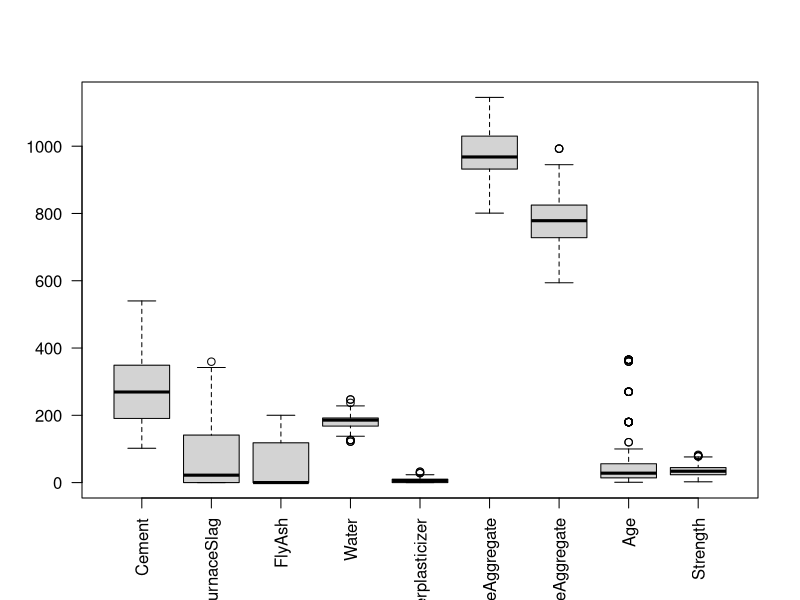
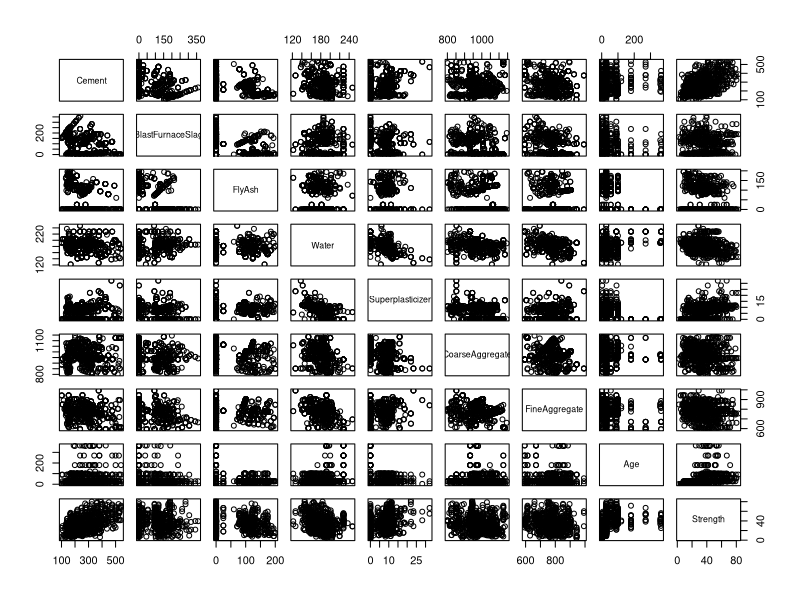
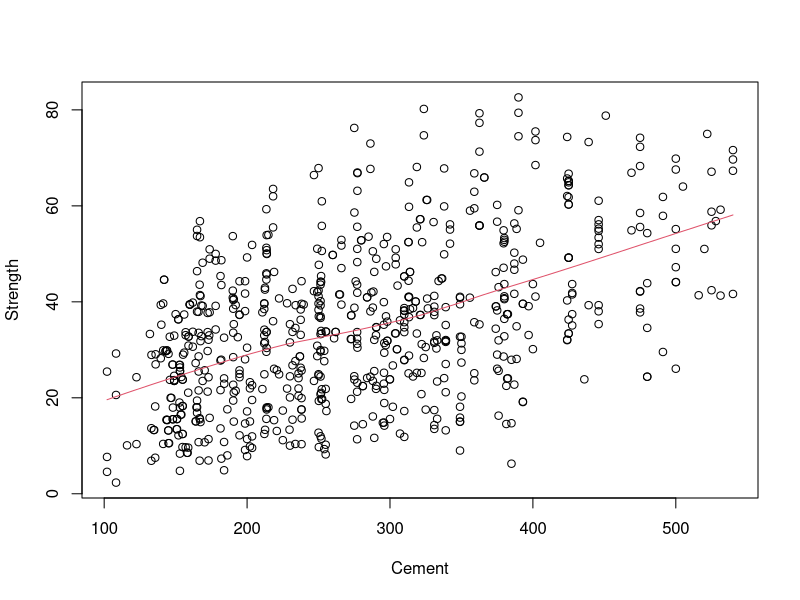
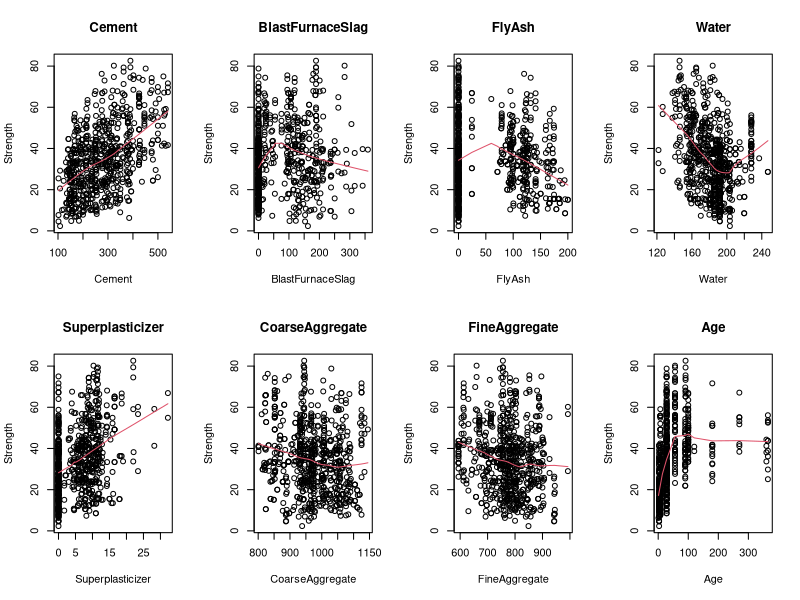
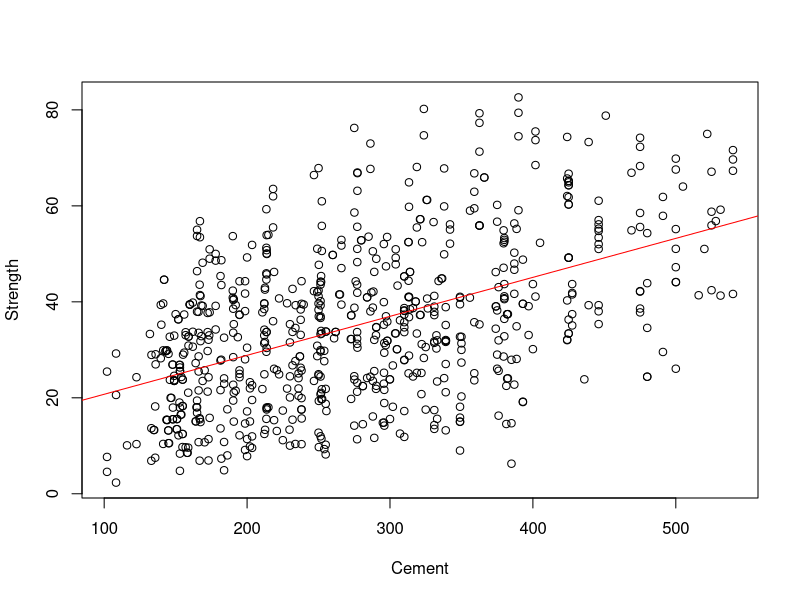
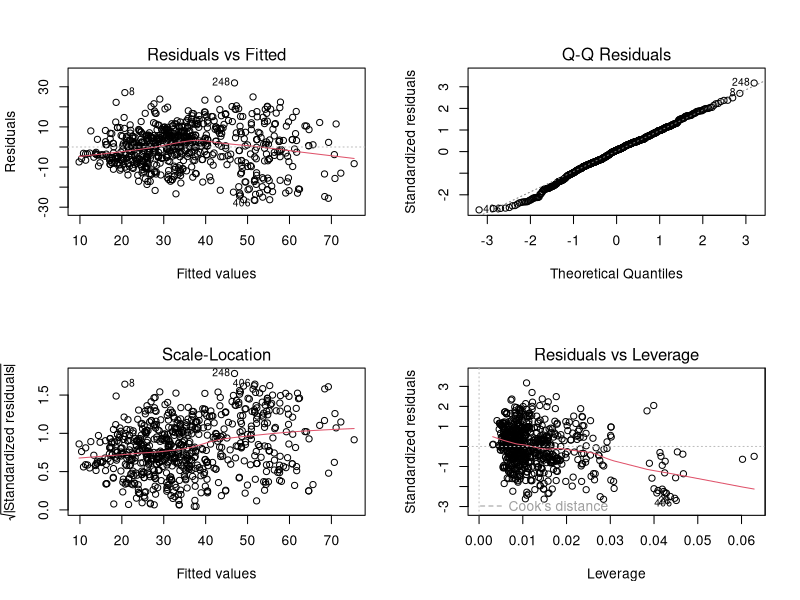
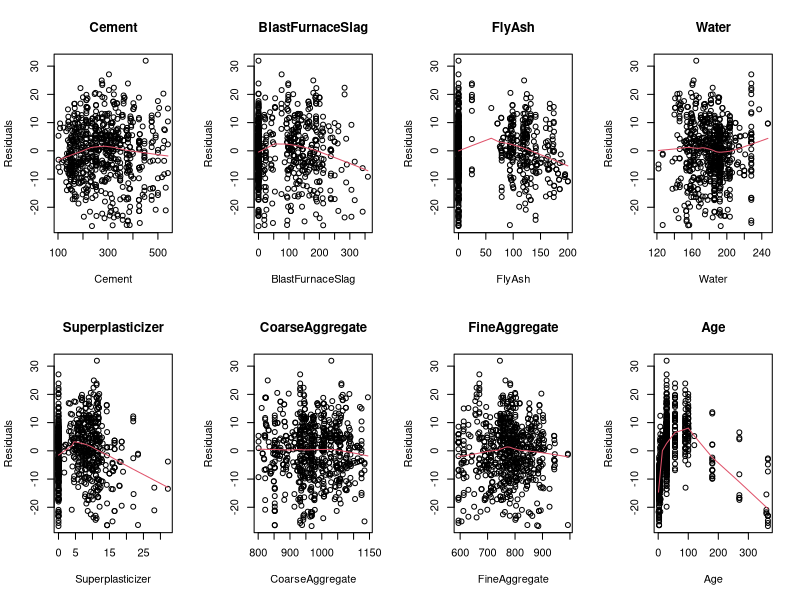

These charts were generated, in order, by the following R code: (Note: this script raises an error after producing the figures.)
############################################################
#
# MBD - Modelo lineal
#
############################################################



############################################################
# Lectura de datos y descriptiva
############################################################
##-- Lectura de los datos
setwd('...')
datos <- read.table('Concrete_train.txt',sep="\t",header=TRUE)

##--Inspeccion de los datos
dim(datos)                  # num filas y columnas
View(datos)                 # ver datos
summary(datos)              # descriptiva de todas las variables 
boxplot(datos,las=2)        # boxplot de todas las variables

##-- Explorar todos los pares de datos
pairs(datos)                # descriptiva bivariante


##-- Descriptiva bivariante para la variable cemento
plot(Strength~Cement,datos)                       # puntos
with(datos,lines(lowess(Strength~Cement),col=2))  # estimacion no parametrica de la relacion

##-- Descriptiva bivariante para todas las variables
par(mfrow=c(2,4))
for(i in 1:8){
  plot(datos$Strength~datos[,i],main=names(datos)[i],xlab=names(datos)[i],ylab="Strength")
  with(datos,lines(lowess(Strength~datos[,i]),col=2))
}

############################################################
# Ajuste del modelo lineal simple
############################################################
mod.lm0 <- lm(Strength~Cement,datos)
summary(mod.lm0)
## residuals = descriptiva de los residuos (errores)
## Estimate = coeficientos del termino independiente (intercept) y el cemento. Por cada unidad de cemento que yo anada la dureza aumenta en 0.08 uds con un error +- 0.005
# t-value: la division de las dos primeras columnas, nos interesa que sea grande.
# pr valor como es muy pequeno descartamos la hipotesis nula es decir que sea 0, es decir que el cemento está influyendo sobre la respuesta. Nos aseguramos que no es un coeficiente igual a 0, es decir que no tienen ningun impacto en la dureza
# residual standard error: como una media de los residuos, lo que espero equivocarme utilizando el modelo
# R2: cerca de 0 no explica nada, cerca del 1 explica mucho. Considerando que tenemos una unica variable un 0.25 esta bastante bien, podemos explicar en un 25% la dureza segun el cemento
# F-static: si el modelo en general explica algo o no, 

par(mfrow=c(1,1))
plot(Strength~Cement,datos)
abline(mod.lm0,col="red") #linea completamente recta utilizando el modelo lm0

############################################################
# Ajuste del modelo multivariado
############################################################
mod.lm1 <- lm(Strength~Cement + BlastFurnaceSlag + FlyAsh +      
                       Water + Superplasticizer + CoarseAggregate +
                       FineAggregate + Age,datos)                   # Ajuste del modelo
mod.lm1 <- lm(Strength~.,datos)                                     # Instruccion equivalente a la anterior
mod.lm1                                                             # Ver coeficientes
summary(mod.lm1)                                                    # Resumen del modelo

############################################################
# Seleccion de variables 
############################################################
mod.lm2 <- step(mod.lm1)                   # Seleccionar variables
## Observamos el AIC por cada variable que quitamos al modelo, observamos que si NO quitamos ninguna tenemos el valor más pequeno del AIC, que es lo que buscamos

summary(mod.lm2)                           # Modelo con variables seleccionadas

############################################################
# Validacion de las premisas
############################################################
par(mfrow=c(2,2))                          # ventana para 4 gr?ficos
plot(mod.lm2)                              # graficos para valorar premisas

## Vemos que la homestecidiad no se cumple 

############################################################
# Nueva descriptiva
############################################################
## Alternativa 1. Residuos versus variables predictoras
par(mfrow=c(2,4))
for(i in 1:8){
  plot(resid(mod.lm2)~datos[,i],main=names(datos)[i],xlab=names(datos)[i],ylab="Residuals")
  with(datos,lines(lowess(resid(mod.lm2)~datos[,i]),col=2))
}

## Alternativa 2. Residuos versus variables predictoras
# Instalacion del paquete car
install.packages('car')
library(car)
residualPlots(mod.lm2)
## Si el pvalor es menor a 0.05 significa que la caracteristica es significativa. Vemos que water y coarseaggregate no aplican

############################################################
# Transformaciones polinomicas sobre las predictoras con poly 
############################################################
##- Con poly se incluyen terminos polinomicos de orden mayor
mod.lm4 <- lm(Strength ~ poly(Cement,2) + poly(BlastFurnaceSlag,2) + poly(FlyAsh,2)+
                         poly(Water,2) + poly(Superplasticizer,2) + CoarseAggregate +
                         poly(FineAggregate,2) + poly(Age,2),datos) # generamos el nuevo modelo con las transformaciones
summary(mod.lm4)

mod.lm5 <- step(mod.lm4)
summary(mod.lm5)

############################################################
# Colinealidad
############################################################
vif(mod.lm5)     # Valores superiores a 5 indica variables que se han de eliminar

############################################################
# Validacion 
############################################################
par(mfrow=c(2,2))
plot(mod.lm5)
residualPlots(mod.lm5)

############################################################
# Transformacion Boxcox sobre la respuesta
############################################################
##-- Calculamos la lambda para la transformacion Boxcox
par(mfrow=c(1,1))
bc <- boxCox(mod.lm5)
bc
bc$x[which.max(bc$y)]
## lambda optima la cual vamos a elevar las variables resultado (dureza) a esta lambda 
lamb <- bc$x[which.max(bc$y)]  
datos$Strength2 <- datos$Strength^lamb
mod.lm6 <- lm(Strength2~poly(Cement,2) + poly(BlastFurnaceSlag,2) + poly(FlyAsh,2) +
                        poly(Water,2) + poly(Superplasticizer,2) +
                        poly(FineAggregate,2) + poly(Age,2), datos)
summary(mod.lm6)

############################################################
# Validacion 
############################################################
par(mfrow=c(2,2))
plot(mod.lm6)
## Vemos que corregimos los problemas de normalidad, pero que seguimos teniendo parabola homesteicedad
## Nos quedariamos con el modelo 5, que es mas simple y no deteriora ninguna premisa. A parte de que la R2 se mantiene practicamente igual.

## Y transformaciones logaritmicas sobre las predictoras? Probadlo en casa!

############################################################
# Observaciones influyentes
############################################################
influenceIndexPlot(mod.lm5)           # Las observaciones 81, 147 tienen mucha influencia a posteriori. La 248 est? muy mal explicada por el modelo. La 65 y 81 tienen mucha influencia a priori.
## La distancia de cook se cbasa en mirar como es el modelo ponen. Vemos que hay unos 3 puntos influyentes. Puntos que influyen mucho en el modelo
## residuals: No hay ningun punto que destaque, solo uno que tiene un residuo de practicamente 4, cuando deberian oscilar entre -2 y 2, pero ya esta.
## p-valor: vemos que ninguno llega al 0.05, solo el de 0.1 que coincide con el anterior.

par(mfrow=c(1,1))
influencePlot(mod.lm5)                # Eliminar las 2 mas influyentes a posteriori (81 y 147) y la peor explicada (248)
obs.rm <- c(81,147,248)
View(datos[obs.rm,])
col.points <- rep(rgb(0,0,0,0.1),nrow(datos))        # Vector de colores
col.points[obs.rm] <- 2:4                            # Colores distintos para las observaciones influyentes
pairs(datos[,-10],col=col.points,pch=19,cex=0.8)     # Dibujo por pares de las observaciones influyentes
datos.rm <- datos[-obs.rm ,]                         # Nos creamos un nuevo data.frame sin estas observaciones

##--Ajuste del modelo sin observaciones influyentes
mod.lm7 <- lm(Strength~poly(Cement,2) + poly(BlastFurnaceSlag,2) + poly(FlyAsh,2)+
                       poly(Water,2) + poly(Superplasticizer,2)  +
                       poly(FineAggregate,2) + poly(Age,2),datos.rm)

##--Comparar nuevo modelo con antiguo
summary(mod.lm7)   # Modelo nuevo sin outliers y observaciones influyentes
summary(mod.lm5)   # Modelo antiguo

## No cambian mucho los modelos, asi que nos quedamos con el lm5 

##-- Modelo final
mod.final <- mod.lm5

##-- Efectos
library('effects')


############################################################
# Testearlo con nuevos datos
############################################################
# setwd('...')
test <- read.table('Concrete_test.txt',sep="\t",header=TRUE)

##-- Volver a hacer transformaciones en test (por si la necesito)
test$Strength2 <- test$Strength^lamb

##-- Predicciones
pr <- predict(mod.final,test)   # Predicciones para los nuevos valores
par(mfrow=c(1,1))           
plot(pr,test$Strength,asp=1)    # Predicciones vs valores predichos 
abline(0,1,col=2,lwd=2)         # Bisectriz

##--EQM (Error Cuadratico Medio)
n <- dim(test)[1]                                       # Tamanyo muestral
## vemos que es un 30% de la muestra de entrenamiento
EQM <- sum((pr-test$Strength)^2)/n                      # Error Cuadratico Medio
sqrt(EQM)                                               # Incertidumbre a posteriori                                                
sd(test$Strength)                                       # Incertidumbre a priori --> El modelo me reduce a la mitad la incertidumbre en las predicciones
summary(test$Strength)
# En un rango de 80, tener un error de 8 está bastante bien
